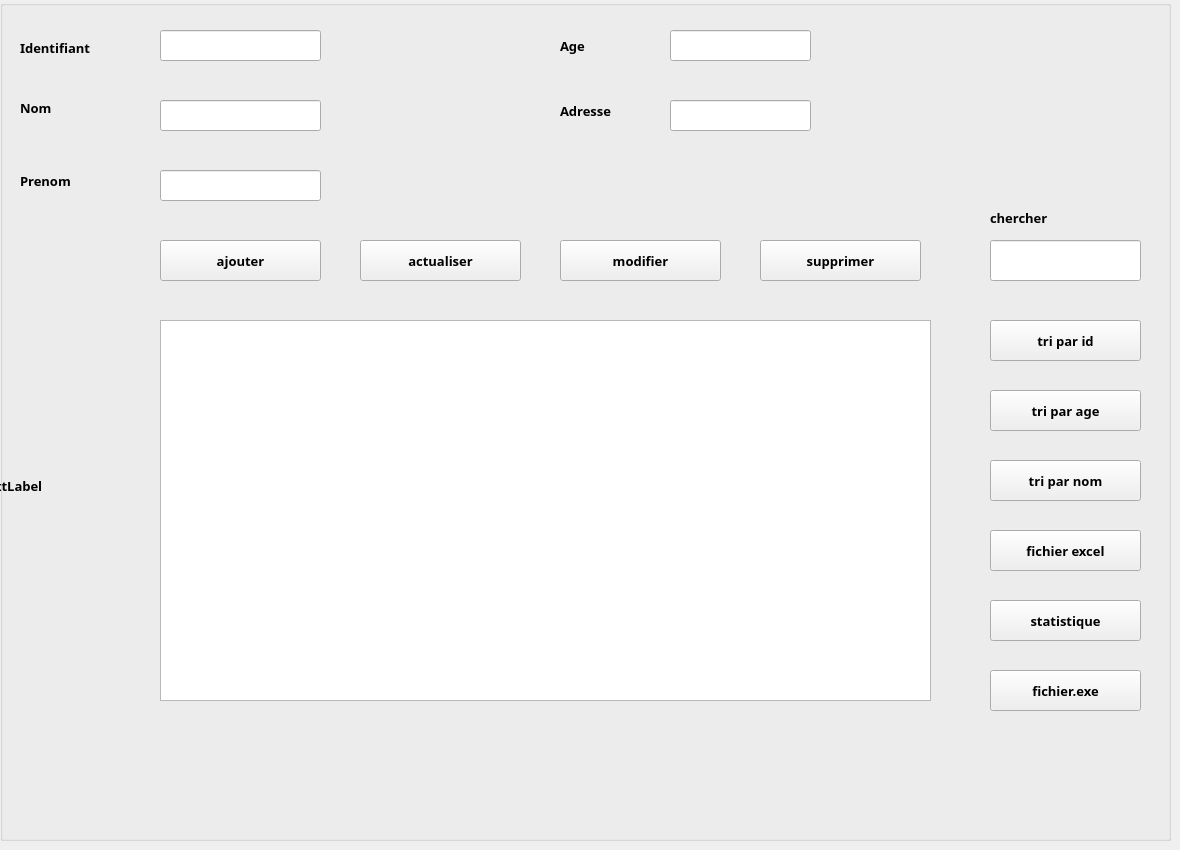
      <widget class="QWidget" name="gestion_visiteur">
       <attribute name="title">
        <string>gestion des visiteurs</string>
       </attribute>
       <widget class="QGroupBox" name="groupBox_4">
        <property name="geometry">
         <rect>
          <x>0</x>
          <y>0</y>
          <width>1171</width>
          <height>841</height>
         </rect>
        </property>
        <property name="font">
         <font>
          <family>Lucida Bright</family>
          <pointsize>10</pointsize>
          <weight>75</weight>
          <bold>true</bold>
         </font>
        </property>
        <property name="title">
         <string/>
        </property>
        <widget class="QLabel" name="labelvisiteur_2">
         <property name="geometry">
          <rect>
           <x>20</x>
           <y>40</y>
           <width>131</width>
           <height>16</height>
          </rect>
         </property>
         <property name="font">
          <font>
           <family>Lucida Bright</family>
           <pointsize>10</pointsize>
           <weight>75</weight>
           <bold>true</bold>
          </font>
         </property>
         <property name="text">
          <string>Identifiant</string>
         </property>
        </widget>
        <widget class="QLabel" name="label_2visiteur">
         <property name="geometry">
          <rect>
           <x>20</x>
           <y>100</y>
           <width>71</width>
           <height>16</height>
          </rect>
         </property>
         <property name="font">
          <font>
           <family>Lucida Bright</family>
           <pointsize>10</pointsize>
           <weight>75</weight>
           <italic>false</italic>
           <bold>true</bold>
          </font>
         </property>
         <property name="text">
          <string>Nom</string>
         </property>
        </widget>
        <widget class="QLabel" name="label_3visiteur">
         <property name="geometry">
          <rect>
           <x>20</x>
           <y>170</y>
           <width>81</width>
           <height>21</height>
          </rect>
         </property>
         <property name="font">
          <font>
           <family>Lucida Bright</family>
           <pointsize>10</pointsize>
           <weight>75</weight>
           <bold>true</bold>
          </font>
         </property>
         <property name="text">
          <string>Prenom</string>
         </property>
        </widget>
        <widget class="QLabel" name="label_4visiteur">
         <property name="geometry">
          <rect>
           <x>560</x>
           <y>30</y>
           <width>71</width>
           <height>31</height>
          </rect>
         </property>
         <property name="font">
          <font>
           <family>Lucida Bright</family>
           <pointsize>10</pointsize>
           <weight>75</weight>
           <bold>true</bold>
          </font>
         </property>
         <property name="text">
          <string>Age</string>
         </property>
        </widget>
        <widget class="QLabel" name="label_visiteur">
         <property name="geometry">
          <rect>
           <x>560</x>
           <y>100</y>
           <width>91</width>
           <height>21</height>
          </rect>
         </property>
         <property name="font">
          <font>
           <family>Lucida Bright</family>
           <pointsize>10</pointsize>
           <weight>75</weight>
           <bold>true</bold>
          </font>
         </property>
         <property name="text">
          <string>Adresse</string>
         </property>
        </widget>
        <widget class="QLineEdit" name="le_idvisiteur">
         <property name="geometry">
          <rect>
           <x>160</x>
           <y>30</y>
           <width>161</width>
           <height>31</height>
          </rect>
         </property>
         <property name="font">
          <font>
           <family>Lucida Bright</family>
           <pointsize>10</pointsize>
           <weight>75</weight>
           <bold>true</bold>
          </font>
         </property>
        </widget>
        <widget class="QLineEdit" name="le_nomvisiteur">
         <property name="geometry">
          <rect>
           <x>160</x>
           <y>100</y>
           <width>161</width>
           <height>31</height>
          </rect>
         </property>
         <property name="font">
          <font>
           <family>Lucida Bright</family>
           <pointsize>10</pointsize>
           <weight>75</weight>
           <bold>true</bold>
          </font>
         </property>
        </widget>
        <widget class="QLineEdit" name="le_agevisiteur">
         <property name="geometry">
          <rect>
           <x>670</x>
           <y>30</y>
           <width>141</width>
           <height>31</height>
          </rect>
         </property>
         <property name="font">
          <font>
           <family>Lucida Bright</family>
           <pointsize>10</pointsize>
           <weight>75</weight>
           <bold>true</bold>
          </font>
         </property>
        </widget>
        <widget class="QLineEdit" name="le_adressevisiteur">
         <property name="geometry">
          <rect>
           <x>670</x>
           <y>100</y>
           <width>141</width>
           <height>31</height>
          </rect>
         </property>
         <property name="font">
          <font>
           <family>Lucida Bright</family>
           <pointsize>10</pointsize>
           <weight>75</weight>
           <bold>true</bold>
          </font>
         </property>
        </widget>
        <widget class="QLineEdit" name="le_prenomvisiteur">
         <property name="geometry">
          <rect>
           <x>160</x>
           <y>170</y>
           <width>161</width>
           <height>31</height>
          </rect>
         </property>
         <property name="font">
          <font>
           <family>Lucida Bright</family>
           <pointsize>10</pointsize>
           <weight>75</weight>
           <bold>true</bold>
          </font>
         </property>
        </widget>
        <widget class="QPushButton" name="pb_ajoutervisiteur">
         <property name="geometry">
          <rect>
           <x>160</x>
           <y>240</y>
           <width>161</width>
           <height>41</height>
          </rect>
         </property>
         <property name="font">
          <font>
           <family>Lucida Bright</family>
           <pointsize>10</pointsize>
           <weight>75</weight>
           <bold>true</bold>
          </font>
         </property>
         <property name="text">
          <string>ajouter</string>
         </property>
        </widget>
        <widget class="QPushButton" name="pb_modifiervisiteur">
         <property name="geometry">
          <rect>
           <x>560</x>
           <y>240</y>
           <width>161</width>
           <height>41</height>
          </rect>
         </property>
         <property name="font">
          <font>
           <family>Lucida Bright</family>
           <pointsize>10</pointsize>
           <weight>75</weight>
           <bold>true</bold>
          </font>
         </property>
         <property name="text">
          <string>modifier</string>
         </property>
        </widget>
        <widget class="QTableView" name="tab_visiteur">
         <property name="geometry">
          <rect>
           <x>160</x>
           <y>320</y>
           <width>771</width>
           <height>381</height>
          </rect>
         </property>
        </widget>
        <widget class="QPushButton" name="triidvisiteur">
         <property name="geometry">
          <rect>
           <x>990</x>
           <y>320</y>
           <width>151</width>
           <height>41</height>
          </rect>
         </property>
         <property name="font">
          <font>
           <family>Lucida Bright</family>
           <pointsize>10</pointsize>
           <weight>75</weight>
           <bold>true</bold>
          </font>
         </property>
         <property name="text">
          <string>tri par id</string>
         </property>
        </widget>
        <widget class="QPushButton" name="pb_actual">
         <property name="geometry">
          <rect>
           <x>360</x>
           <y>240</y>
           <width>161</width>
           <height>41</height>
          </rect>
         </property>
         <property name="font">
          <font>
           <family>Lucida Bright</family>
           <pointsize>10</pointsize>
           <weight>75</weight>
           <bold>true</bold>
          </font>
         </property>
         <property name="text">
          <string>actualiser</string>
         </property>
        </widget>
        <widget class="QPushButton" name="pb_statvisiteur">
         <property name="geometry">
          <rect>
           <x>990</x>
           <y>600</y>
           <width>151</width>
           <height>41</height>
          </rect>
         </property>
         <property name="font">
          <font>
           <family>Lucida Bright</family>
           <pointsize>10</pointsize>
           <weight>75</weight>
           <bold>true</bold>
          </font>
         </property>
         <property name="text">
          <string>statistique</string>
         </property>
        </widget>
        <widget class="QPushButton" name="le_trinomvisiteur">
         <property name="geometry">
          <rect>
           <x>990</x>
           <y>460</y>
           <width>151</width>
           <height>41</height>
          </rect>
         </property>
         <property name="font">
          <font>
           <family>Lucida Bright</family>
           <pointsize>10</pointsize>
           <weight>75</weight>
           <bold>true</bold>
          </font>
         </property>
         <property name="text">
          <string>tri par nom</string>
         </property>
        </widget>
        <widget class="QPushButton" name="le_triagevisiteur">
         <property name="geometry">
          <rect>
           <x>990</x>
           <y>390</y>
           <width>151</width>
           <height>41</height>
          </rect>
         </property>
         <property name="font">
          <font>
           <family>Lucida Bright</family>
           <pointsize>10</pointsize>
           <weight>75</weight>
           <bold>true</bold>
          </font>
         </property>
         <property name="text">
          <string>tri par age</string>
         </property>
        </widget>
        <widget class="QPushButton" name="le_fich_excel">
         <property name="geometry">
          <rect>
           <x>990</x>
           <y>530</y>
           <width>151</width>
           <height>41</height>
          </rect>
         </property>
         <property name="font">
          <font>
           <family>Lucida Bright</family>
           <pointsize>10</pointsize>
           <weight>75</weight>
           <bold>true</bold>
          </font>
         </property>
         <property name="text">
          <string>fichier excel</string>
         </property>
        </widget>
        <widget class="QLineEdit" name="le_rechvisiteur">
         <property name="geometry">
          <rect>
           <x>990</x>
           <y>240</y>
           <width>151</width>
           <height>41</height>
          </rect>
         </property>
         <property name="font">
          <font>
           <family>Lucida Bright</family>
           <pointsize>10</pointsize>
           <weight>75</weight>
           <bold>true</bold>
          </font>
         </property>
        </widget>
        <widget class="QLabel" name="labelvisiteur">
         <property name="geometry">
          <rect>
           <x>990</x>
           <y>210</y>
           <width>101</width>
           <height>16</height>
          </rect>
         </property>
         <property name="font">
          <font>
           <family>Lucida Bright</family>
           <pointsize>10</pointsize>
           <weight>75</weight>
           <bold>true</bold>
          </font>
         </property>
         <property name="text">
          <string>chercher</string>
         </property>
        </widget>
        <widget class="QPushButton" name="pb_fichier_exe">
         <property name="geometry">
          <rect>
           <x>990</x>
           <y>670</y>
           <width>151</width>
           <height>41</height>
          </rect>
         </property>
         <property name="font">
          <font>
           <family>Lucida Bright</family>
           <pointsize>10</pointsize>
           <weight>75</weight>
           <bold>true</bold>
          </font>
         </property>
         <property name="text">
          <string>fichier.exe</string>
         </property>
        </widget>
        <widget class="QPushButton" name="le_id_supprimerrvisiteur">
         <property name="geometry">
          <rect>
           <x>760</x>
           <y>240</y>
           <width>161</width>
           <height>41</height>
          </rect>
         </property>
         <property name="font">
          <font>
           <family>Lucida Bright</family>
           <pointsize>10</pointsize>
           <weight>75</weight>
           <bold>true</bold>
          </font>
         </property>
         <property name="text">
          <string>supprimer</string>
         </property>
        </widget>
        <widget class="QLabel" name="labelvisiteurs">
         <property name="geometry">
          <rect>
           <x>-20</x>
           <y>-20</y>
           <width>1331</width>
           <height>1011</height>
          </rect>
         </property>
         <property name="text">
          <string>TextLabel</string>
         </property>
        </widget>
        <zorder>labelvisiteurs</zorder>
        <zorder>labelvisiteur_2</zorder>
        <zorder>label_2visiteur</zorder>
        <zorder>label_3visiteur</zorder>
        <zorder>label_4visiteur</zorder>
        <zorder>label_visiteur</zorder>
        <zorder>le_idvisiteur</zorder>
        <zorder>le_nomvisiteur</zorder>
        <zorder>le_agevisiteur</zorder>
        <zorder>le_adressevisiteur</zorder>
        <zorder>le_prenomvisiteur</zorder>
        <zorder>pb_ajoutervisiteur</zorder>
        <zorder>pb_modifiervisiteur</zorder>
        <zorder>tab_visiteur</zorder>
        <zorder>triidvisiteur</zorder>
        <zorder>pb_actual</zorder>
        <zorder>pb_statvisiteur</zorder>
        <zorder>le_trinomvisiteur</zorder>
        <zorder>le_triagevisiteur</zorder>
        <zorder>le_fich_excel</zorder>
        <zorder>le_rechvisiteur</zorder>
        <zorder>labelvisiteur</zorder>
        <zorder>pb_fichier_exe</zorder>
        <zorder>le_id_supprimerrvisiteur</zorder>
       </widget>
      </widget>
